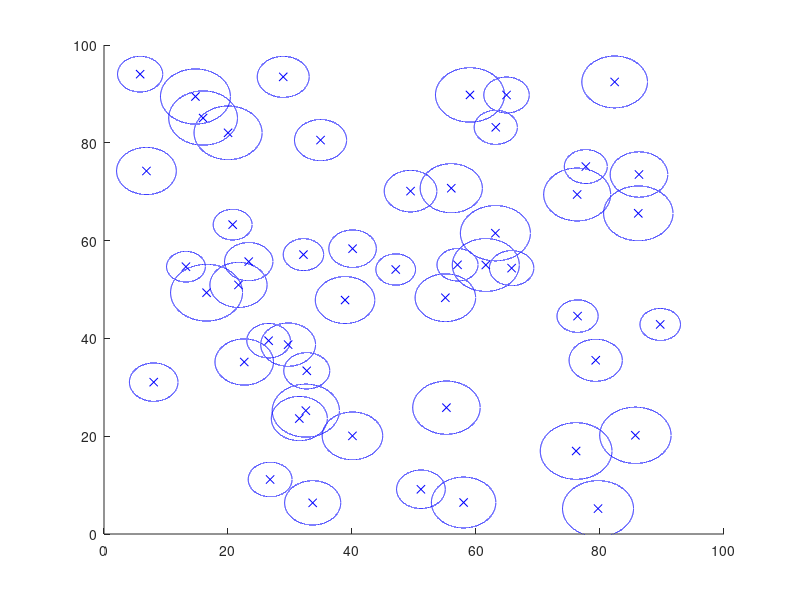

The MATLAB source for this figure:
close all;
rng(60);
n_obs = 50; %number of static obstacles
obs = rand(n_obs,2)*90+5; %obstacle locations
rng(4); %for partially random obstacle size
obs_rad = 4-1.0 +  rand(n_obs,1)*3; %obstacle radius
%-------------------------------------------%

hold on

%plot static obstacles

for j = 1 : n_obs
    
    plot(obs(j,1),obs(j,2),'xb'); % static obstacles' centers
    x = obs(j,1) - obs_rad(j) : 0.001 : obs(j,1)+ obs_rad(j);
    y =  (obs_rad(j)^2 - (x - obs(j,1)).^2).^0.5 + obs(j,2); %top part of circle
    y1 = -(obs_rad(j)^2 - (x - obs(j,1)).^2).^0.5 + obs(j,2); %bottom part of circle
    
    plot(x,y,'b');
    plot(x,y1,'b');
    
end

xlim([0 100])
ylim([0 100])

%different dynamic obstacle cases
% one big object sp = 100,100; vel = -5,5; r = 15.

%big and small object, both coming from final destination, smaller object
%is faster
% small object sp = 90,90; vel = -8,-8; r = 5;
%large object  sp = 100,100; vel = -5,5; r = 15.

%two objects, offset, coming from final destination
% sp = 100,90 and 70,80; vel = -8,-8; r = 10.

%things to do
%make cases function for dynamic obstacles
%make motor efficiency plot vs. velocity
%use plot and l_d plot for energy use
%implement in energy use

%think about changing total distance function (add penalty function for
%curvy plots)
%then, current minimize distance to minimize time
%